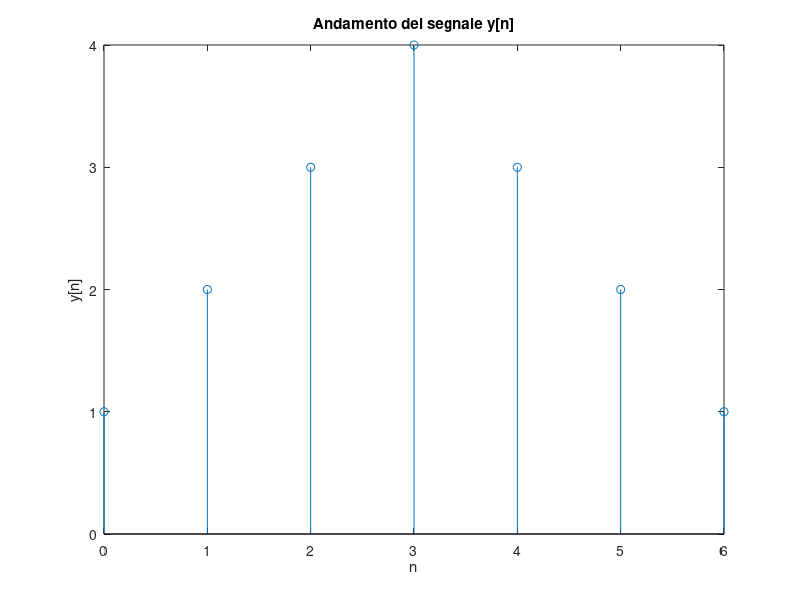

This figure's MATLAB source:
% CONVOLUZIONE LINEARE VIA CONVOLUZIONE CICLICA

clear;
clc;

Nx=4; % Durata del segnale rettangolare x(n)
x=[ones(1,Nx)];              
 
Nh=4; % Durata della risposta all'impulso h(n)
h=[ones(1,Nh)];
 
N=max(Nx,Nh); %N=Nx se Nx > Nh, altrimenti N=Nh se Nx < Nh
            
N0=2*N-1; % Durata del segnale y(n)e dell'intervallo di visualizzazione, ordine della FFT
  
xp=[x, zeros(1,(N0-Nx))];  % Zero padding su x(n)
hp=[h, zeros(1,(N0-Nh))];  % Zero padding su h(n)
       
n=0:(N0-1); 
   
stem(n,xp); % Visualizzazione di x1
    title('Andamento del segnale x[n] dopo lo zero padding');
    xlabel('n');
    ylabel('x[n]');
pause;
    
stem(n,hp); % Visualizzazione di h1
    title('Andamento del segnale h[n] dopo lo zero padding');
    xlabel('n');
    ylabel('h[n]');
pause;
    
X=fft(xp,N0); 
stem((n/N0), N0*abs(X)); % Visualizzazione di |X|
    title('Spettro di ampiezza di x[n]');
    xlabel('Frequenza normalizzata');
    ylabel('|X(f)|');
pause;
stem((n/N0), angle(X)); % Visualizzazione della fase di X
    title('Spettro di fase di x[n]');
    xlabel('Frequenza normalizzata');
    ylabel('angolo di X(f)');
pause;
    
H=fft(hp,N0);
stem((n/N0), N0*abs(H)); % Visualizzazione di |H|
    title('Spettro di ampiezza di h[n]');
    xlabel('Frequenza normalizzata'); 
    ylabel('|H(f)|');
pause;
stem((n/N0), angle(H));  % Visualizzazione della fase di H
    title('Spettro di fase di h[n]');
    xlabel('Frequenza normalizzata'); 
    ylabel('angolo di H(f)');
pause;
        
for i=1:N0
    Y(i)=X(i)*H(i);
end;
    
stem((n/N0),N0*abs(Y));
    title('Spettro di ampiezza y[n]');
    xlabel('frequenza normalizzata');
    ylabel('|Y(f)|');
pause;
stem((n/N0),angle(Y));
    title('Spettro di fase y[n]');
    xlabel('frequenza normalizzata');
    ylabel('angle Y(f)');
pause;

y=ifft(Y,N0);
stem(n,y);
    title('Andamento del segnale y[n]');
    xlabel('n');
    ylabel('y[n]');
pause;
  
